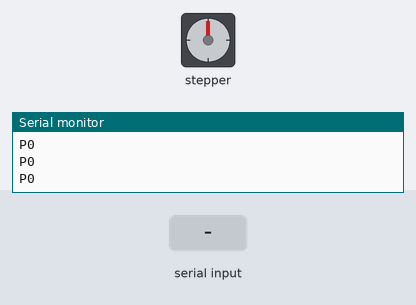
Bench run of a sketch on a simulated Arduino Nano, built with avr-gcc and run on an emulated ATmega328P. Parts: stepper motor, the last lines printed to the serial monitor. The test bench sets the inputs (shaded band). Stepper angles assume 200 steps per turn.

Above: at 1.2 s.
1.3 s: "L90\n" received over Serial
At 2.8 s:
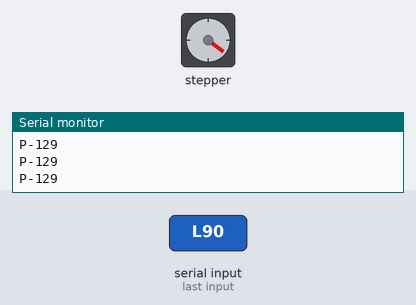
3.3 s: "L,45\n" received over Serial
At 4.4 s:
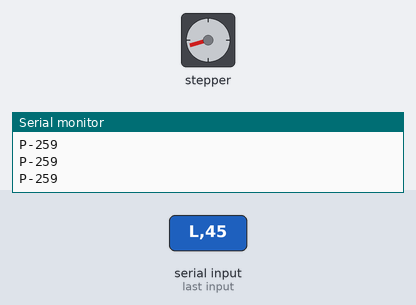
5.3 s: "R90\n" received over Serial
At 5.73 s:
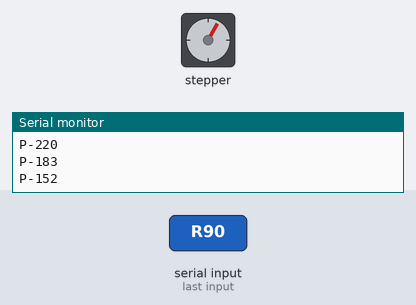
7.3 s: "R,45\n" received over Serial
At 7.73 s:
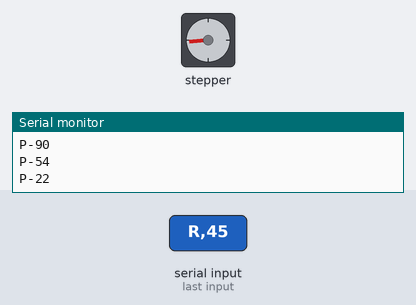
9.3 s: "G90\n" received over Serial
At 10.8 s:
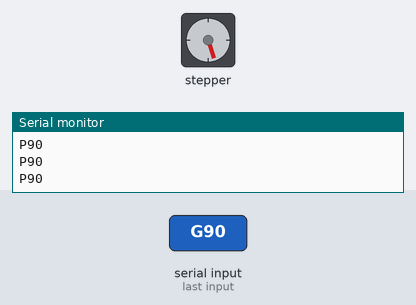
11.2 s: "L\n" received over Serial
At 12.8 s:
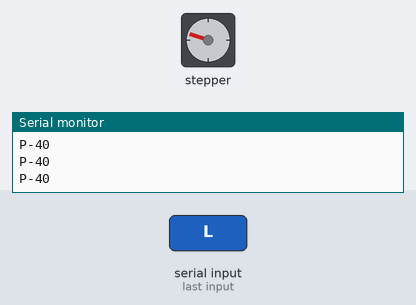
Timing chart, 0 to 14.3 s (numbered marks = the images above; inputs shaded):
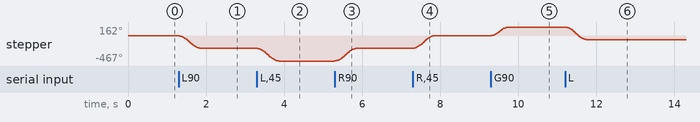

The sketch:

belt_control.ino
```cpp
// Belt cart keyboard control - Arduino Nano side (smooth reversal version)
// Commands: L = left, R = right, S = stop, V800 = set speed (steps/s)
//           G<pos> = go to absolute position in steps (e.g. G1200, G-300)
//                    keep sending it (>= every 300 ms) or the watchdog stops the cart
//           Z      = set the current position as 0 (only when the cart is not moving)
// Sends "P<position>" every 100 ms.

#include <AccelStepper.h>

const int STEP_PIN = 9;   // -> DM542T PUL+
const int DIR_PIN  = 8;   // -> DM542T DIR+

const long TRAVEL_LIMIT = 1000000;          // effectively no limit
const float MAX_SPEED_CAP = 4000;           // steps/s
const float ACCELERATION  = 1500;           // steps/s^2 (lower = gentler starts/stops)
const unsigned long WATCHDOG_MS = 300;      // stop if the Mac goes quiet
const unsigned long REVERSE_PAUSE_MS = 80;  // rest time before changing direction

AccelStepper stepper(AccelStepper::DRIVER, STEP_PIN, DIR_PIN);

enum Mode { STOPPED, LEFT, RIGHT };
Mode mode = STOPPED;     // what the motor is doing now
Mode wanted = STOPPED;   // what the Mac is asking for
bool trackMode = false;  // true while following G<pos> position targets

unsigned long lastCmdMs = 0;
unsigned long lastReportMs = 0;
unsigned long stoppedAtMs = 0;
char buf[16];
byte bufLen = 0;

// Leaving position-following mode: decelerate smoothly to a stop
void leaveTrackMode() {
  if (trackMode) {
    stepper.stop();
    trackMode = false;
  }
}

void handleLine(const char *line) {
  lastCmdMs = millis();
  switch (line[0]) {
    case 'L': leaveTrackMode(); wanted = LEFT; break;
    case 'R': leaveTrackMode(); wanted = RIGHT; break;
    case 'S': leaveTrackMode(); wanted = STOPPED; break;
    case 'G':
      // Position target: AccelStepper plans the move (and any reversal) itself
      trackMode = true;
      wanted = STOPPED;
      mode = STOPPED;
      stepper.moveTo(atol(line + 1));
      break;
    case 'Z':
      if (!stepper.isRunning()) stepper.setCurrentPosition(0);
      break;
    case 'V': {
      float v = atof(line + 1);
      if (v < 50) v = 50;
      if (v > MAX_SPEED_CAP) v = MAX_SPEED_CAP;
      stepper.setMaxSpeed(v);
      break;
    }
  }
}

void updateMotion() {
  if (trackMode) return;  // G<pos> targets are handled directly by stepper.run()
  if (wanted == mode) return;

  // Moving and asked to stop or reverse: decelerate to a full stop first
  if (mode != STOPPED) {
    stepper.stop();
    mode = STOPPED;
    return;
  }

  // Wait until the motor has fully stopped, then rest briefly
  if (stepper.isRunning()) {
    stoppedAtMs = millis();
    return;
  }
  if (millis() - stoppedAtMs < REVERSE_PAUSE_MS) return;

  // Set the direction signal ahead of the first step pulse
  if (wanted == RIGHT) {
    digitalWrite(DIR_PIN, HIGH);
    delayMicroseconds(20);
    stepper.moveTo(TRAVEL_LIMIT);
    mode = RIGHT;
  } else if (wanted == LEFT) {
    digitalWrite(DIR_PIN, LOW);
    delayMicroseconds(20);
    stepper.moveTo(-TRAVEL_LIMIT);
    mode = LEFT;
  }
}

void setup() {
  Serial.begin(115200);
  pinMode(DIR_PIN, OUTPUT);
  stepper.setMinPulseWidth(5);
  stepper.setMaxSpeed(400);
  stepper.setAcceleration(ACCELERATION);
  stepper.setCurrentPosition(0);
  Serial.println("READY");
}

void loop() {
  while (Serial.available()) {
    char c = Serial.read();
    if (c == '\n') {
      buf[bufLen] = '\0';
      if (bufLen > 0) handleLine(buf);
      bufLen = 0;
    } else if (c != '\r' && bufLen < sizeof(buf) - 1) {
      buf[bufLen++] = c;
    }
  }

  if (millis() - lastCmdMs > WATCHDOG_MS) {
    wanted = STOPPED;
    leaveTrackMode();
  }

  updateMotion();
  stepper.run();

  if (millis() - lastReportMs >= 100) {
    lastReportMs = millis();
    Serial.print('P');
    Serial.println(stepper.currentPosition());
  }
}
```

Measured:
- after the input at 1.3 s, stepper: turns 233° counter-clockwise in 0.56 s, starting at once
- after the input at 3.3 s, stepper: turns 234° counter-clockwise in 0.57 s, starting at once
- after the input at 5.3 s, stepper: turns 234° clockwise in 0.57 s, starting at once
- after the input at 7.3 s, stepper: turns 234° clockwise in 0.57 s, starting at once
- after the input at 9.3 s, stepper: turns 161° clockwise in 0.45 s, starting at once
- after the input at 11.2 s, stepper: turns 234° counter-clockwise in 0.57 s, starting at once
